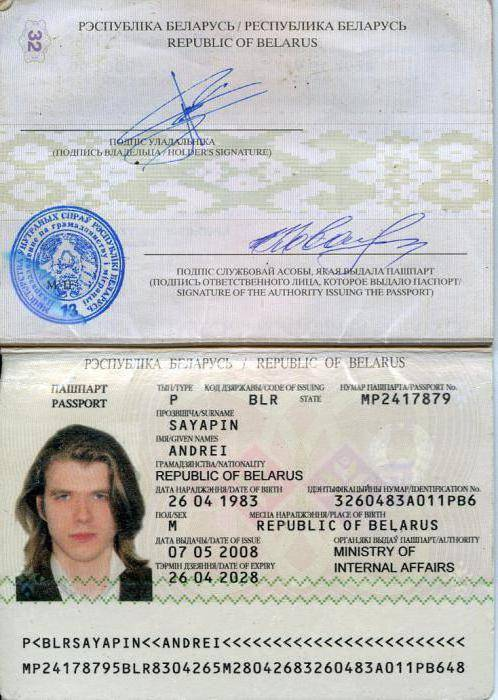
#> input picture dataset/passport/1.jpg, 498 x 700 px
$ python passport.py
#> lines starting #> are read from the running program, lines starting #| are printed output that depends on the picture; after the words box and inside, x2 and y2 are one past the last pixel; in counts of white or black regions, pixels touching at a corner belong together
import pytesseract
import cv2
import re

img = cv2.imread('dataset/passport/1.jpg', 0)
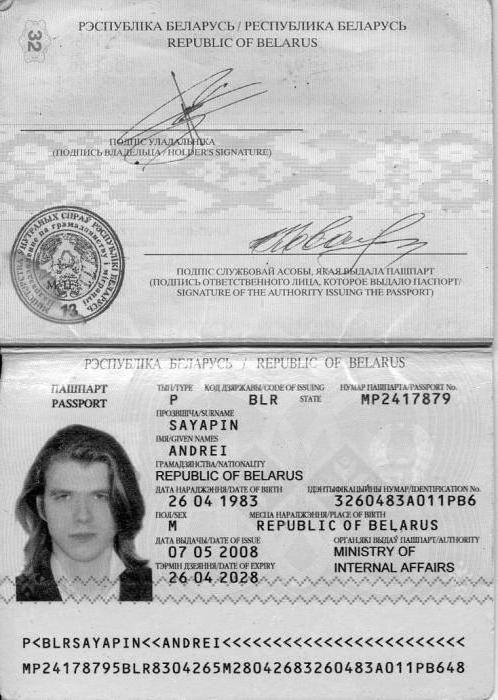
#> img: shape (700, 498); min 0, max 255, mean 192.7

ret, threshold_img = cv2.threshold(img, 127, 255, 0)
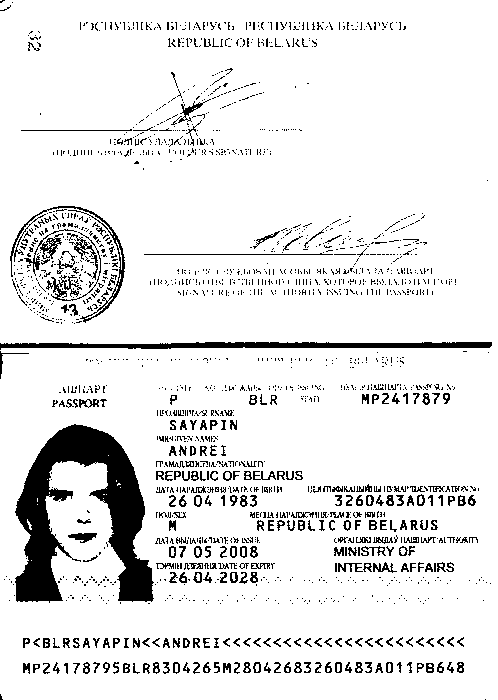
#> threshold_img: shape (700, 498); 90.5% white; 1784 black regions (1499 under 20 px), largest, box (x1, y1, x2, y2) and area: (15, 424, 154, 603) 11145, (0, 342, 492, 350) 2525, (10, 206, 125, 323) 906

cv2.imwrite('threshold.jpg', threshold_img)

#> (the run stopped early here; a loop or call above may not have finished)

$ run again, with dataset/passport/2.jpg copied over dataset/passport/1.jpg
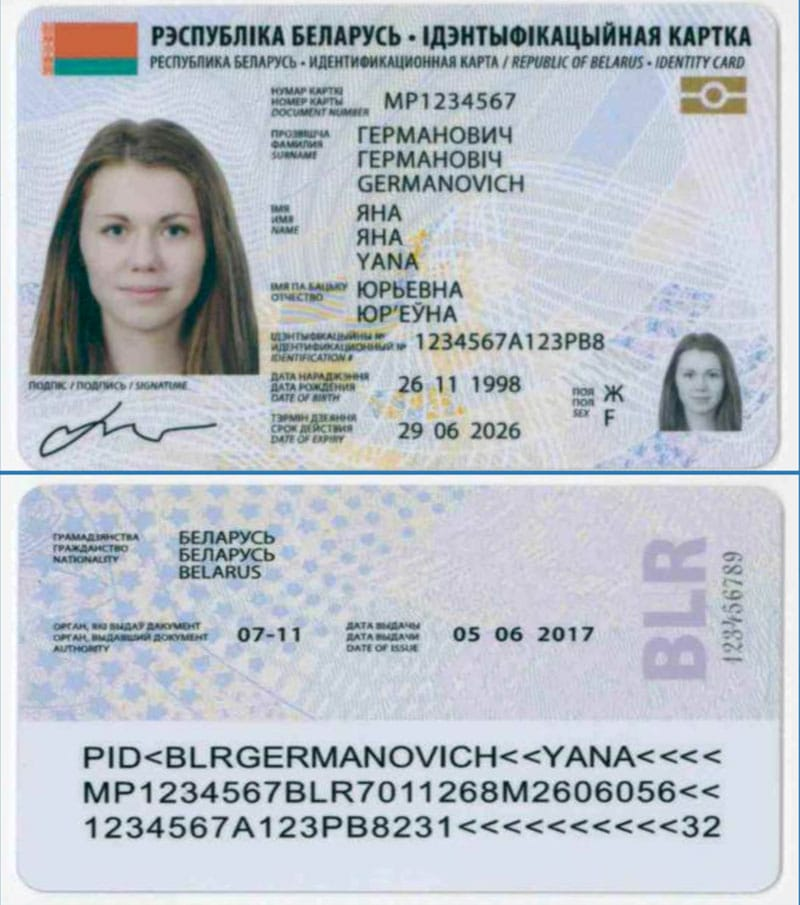
#> input picture dataset/passport/2.jpg, 800 x 905 px
#> `img = cv2.imread('dataset/passport/1.jpg', 0)`:
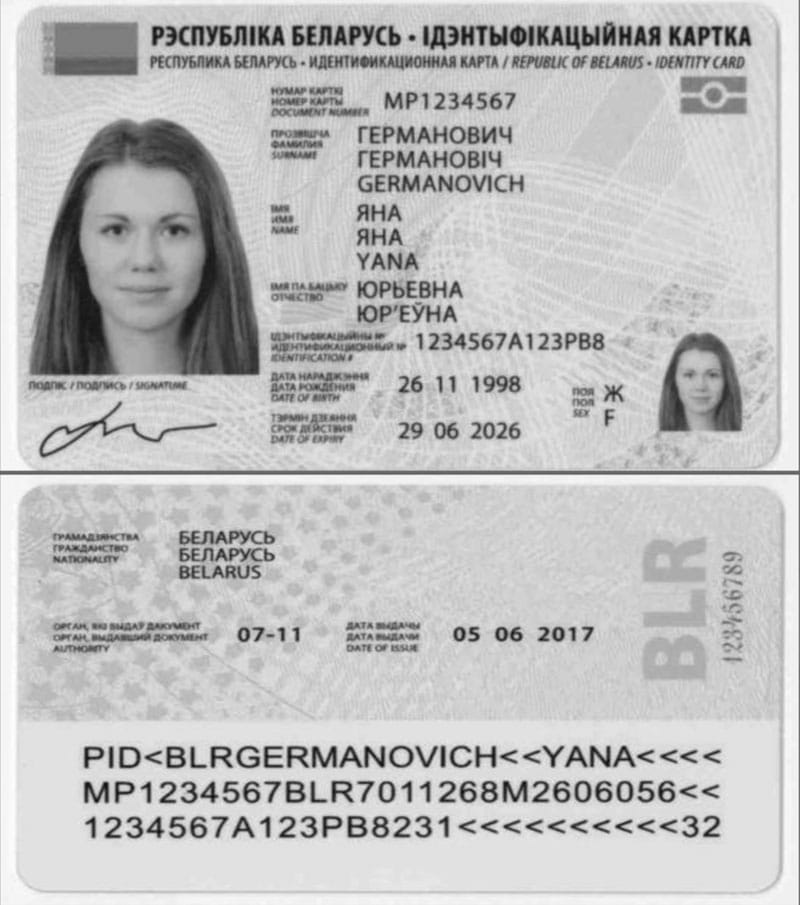
#> img: shape (905, 800); min 9, max 255, mean 190.9
#> `ret, threshold_img = cv2.threshold(img, 127, 255, 0)`:
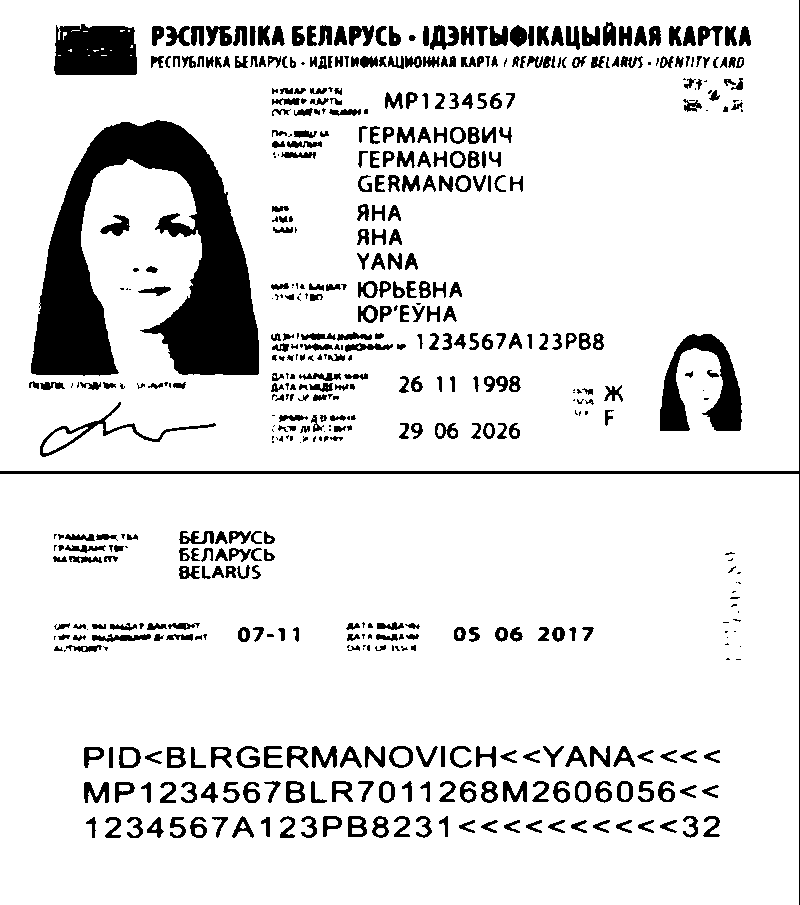
#> threshold_img: shape (905, 800); 88.1% white; 556 black regions (127 under 20 px), largest, box (x1, y1, x2, y2) and area: (31, 120, 259, 376) 27467, (54, 24, 137, 75) 3798, (660, 334, 742, 431) 3679

$ run again, with dataset/passport/3.jpg copied over dataset/passport/1.jpg
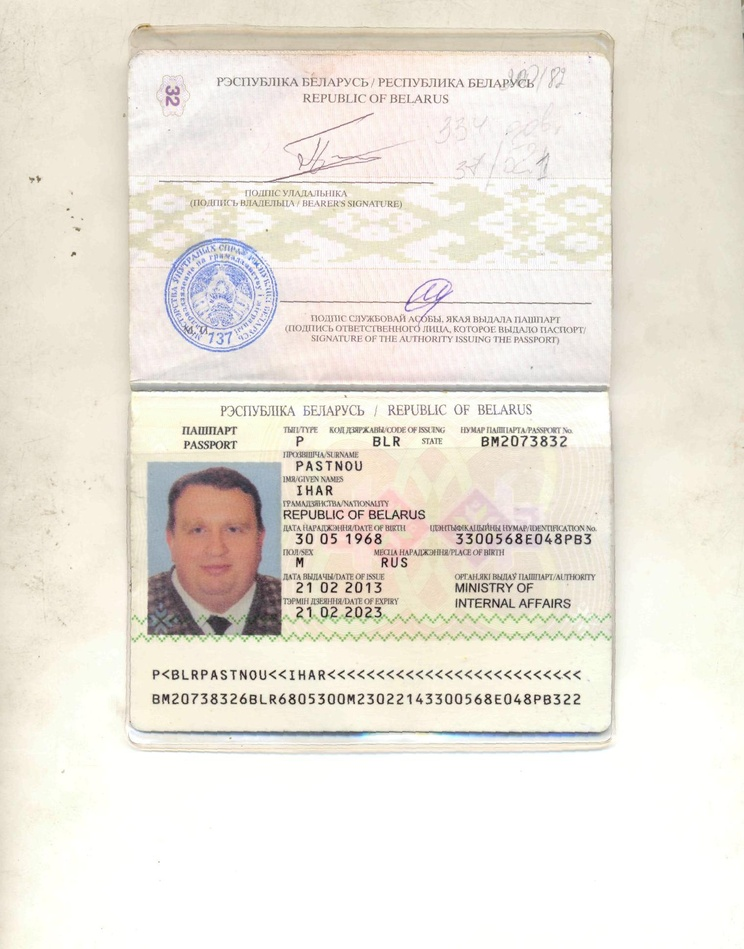
#> input picture dataset/passport/3.jpg, 744 x 949 px, shrunk from 1518 x 1936 before the run
#> `img = cv2.imread('dataset/passport/1.jpg', 0)`:
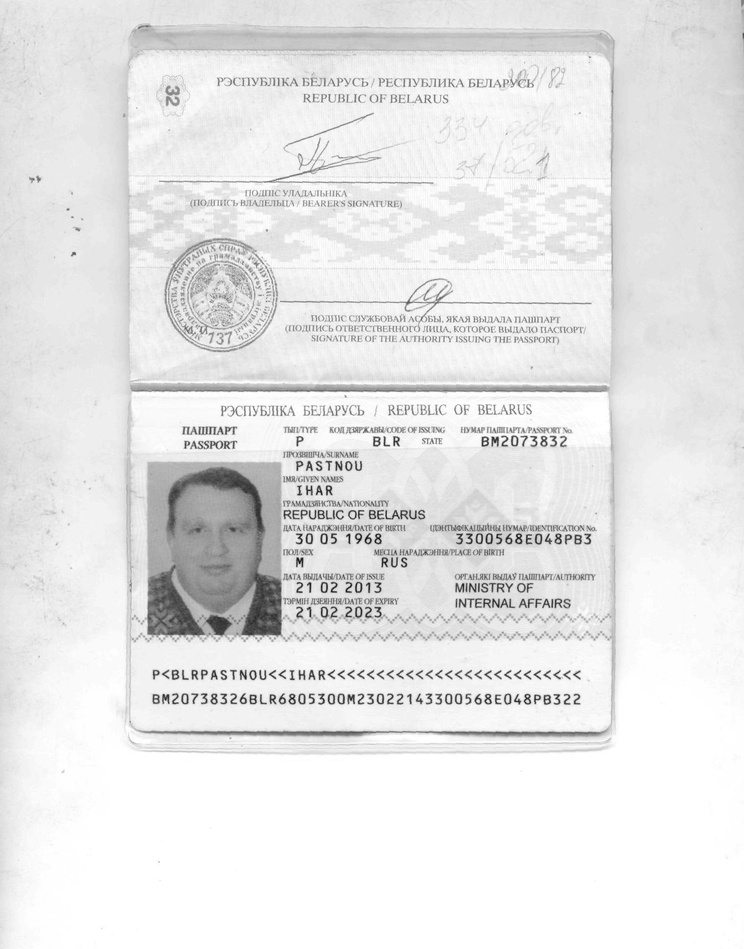
#> img: shape (949, 744); min 11, max 255, mean 230.5
#> `ret, threshold_img = cv2.threshold(img, 127, 255, 0)`:
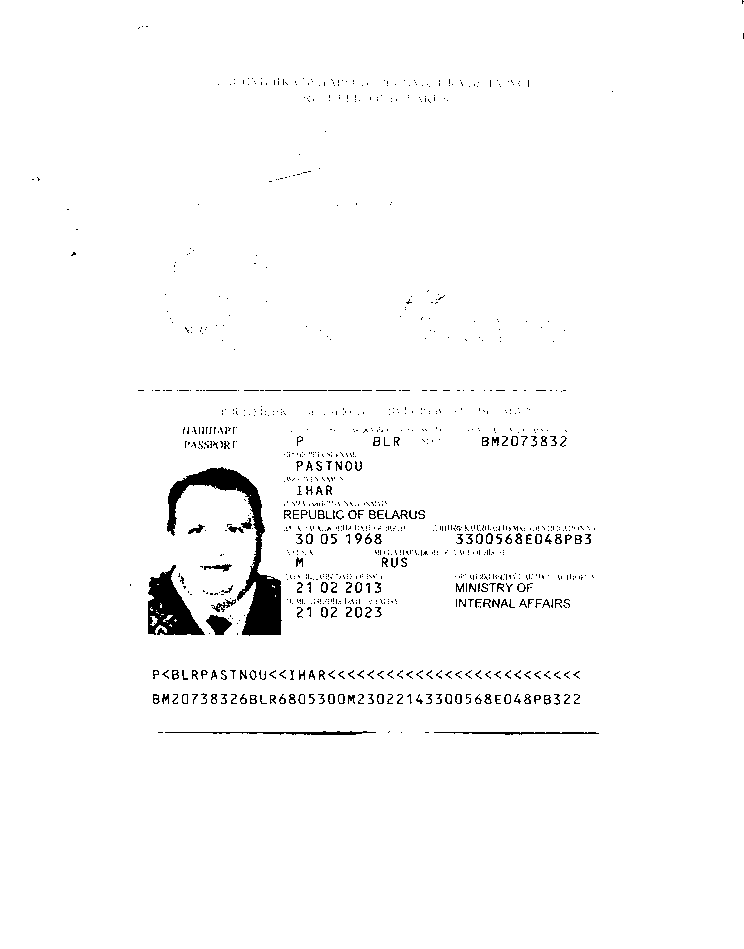
#> threshold_img: shape (949, 744); 97.8% white; 1008 black regions (838 under 20 px), largest, box (x1, y1, x2, y2) and area: (167, 467, 282, 636) 4213, (148, 565, 205, 635) 2085, (165, 731, 376, 735) 395
